Frame 1 (no input): blank canvas, image omitted
Frame 60 (the mouse pressed at the canvas centre just before this capture): blank canvas, image omitted
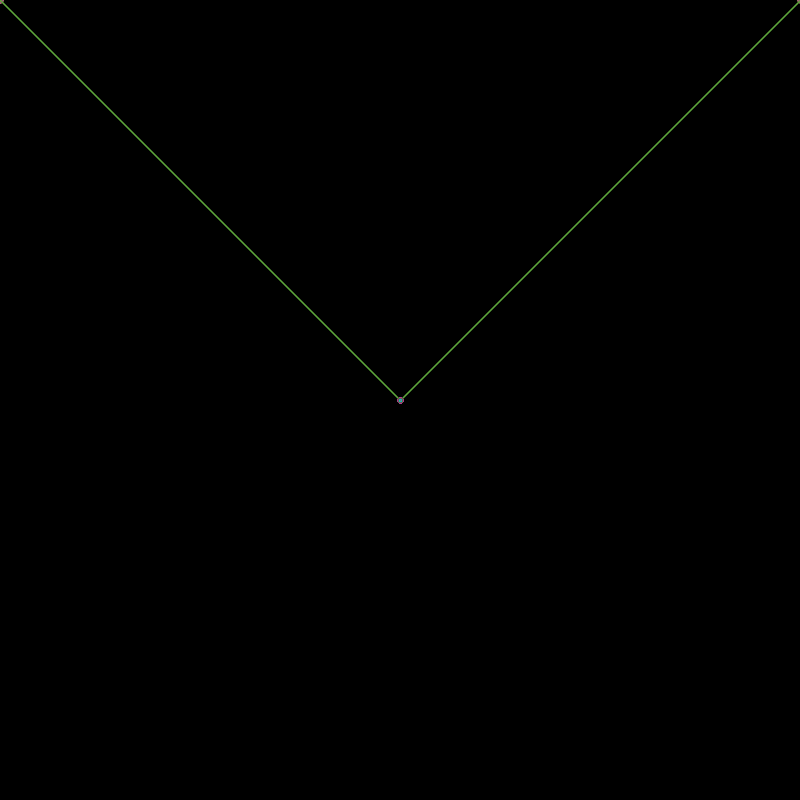
Frame 120 (the mouse held since frame 60 and released just before this capture)

The Processing sketch whose frames 1 and 60 were blank and that drew this single picture after the mouse press (run headless with seeded random() and noise(); from frame 60 on, the mouse is pressed at the canvas centre):

// Processing sketch: processing_159752
// ── processing_159752.pde

float r;
float g;
float b;
float s;
float diam;

void setup()
{
size(800,800);
background(0);
}

void draw(){

  stroke(r,g,b);
  strokeWeight(s);
  line(mouseX,mouseY,pmouseX,pmouseY);
  line(800-mouseX,mouseY,800-pmouseX,pmouseY);
  
  line(mouseY,mouseX,pmouseY,pmouseX);
  line(800-mouseY,mouseX,800-pmouseY,pmouseX);
  
  r=random(200);
  g=random(200);
  b=random(200);
  s=random(6);
  }

void mousePressed(){
  fill(r,g,b);
  noStroke();
  ellipse(mouseX,mouseY,diam,diam);
  ellipse(800-mouseX,800-mouseY,diam,diam);
  
  diam=random(100);
}

void mouseDragged(){
  fill(r,g,b);
  noStroke();
  ellipse(mouseX,mouseY,diam,diam);
  ellipse(800-mouseX,800-mouseY,diam,diam);
  
  diam=random(100);
}
  

void keyPressed() {
if (key == ' ') background(0);
}
